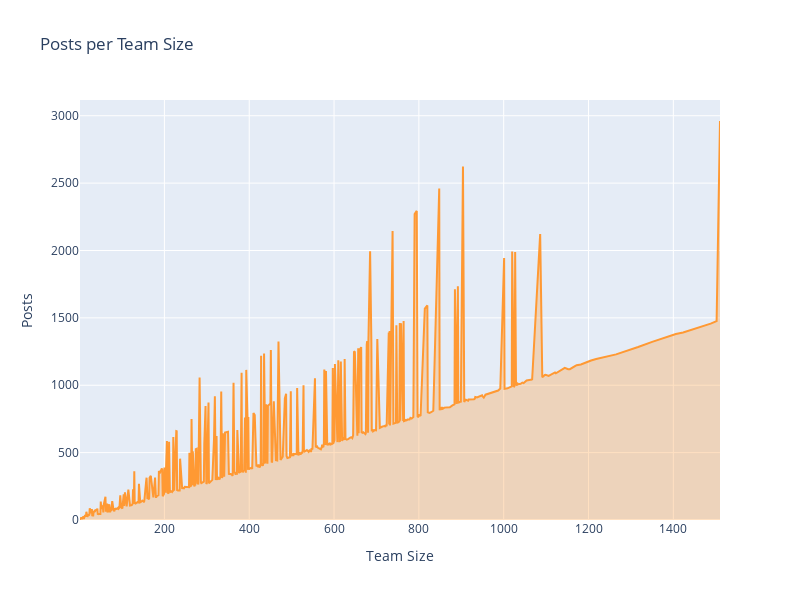

Here is the notebook cell this chart was saved with:
### Code cell
# Posts per Team Size
layout = cf.Layout(
    height = 600,width = 800,
    yaxis = dict(title = 'Posts'),
    xaxis = dict(title = 'Team Size'),
    title = 'Posts per Team Size'
)

fig = df.groupby(['users'],as_index=True)['posts'].sum().\
    iplot(kind='scatter',fill=True,width=2,asFigure=True,layout = layout)
fig.show()

### Figure 1 — Plotly figure (JSON) as saved in the notebook; plotly's stock layout.template omitted (floating-point values rounded to 4 significant figures; data arrays with more than 128 entries replaced by an {"elided": "..."} marker saying what was removed)
{"data": [{"fill": "tozeroy", "fillcolor": "rgba(255, 153, 51, 0.3)", "line": {"color": "rgba(255, 153, 51, 1.0)", "dash": "solid", "shape": "linear", "width": 2}, "mode": "lines", "name": "posts", "text": "", "type": "scatter", "x": {"elided": "504 int values"}, "y": {"elided": "504 int values"}}], "layout": {"height": 600, "title": {"text": "Posts per Team Size"}, "width": 800, "xaxis": {"autorange": true, "range": [1, 1510], "title": {"text": "Team Size"}, "type": "linear"}, "yaxis": {"autorange": true, "range": [0, 3117.0], "title": {"text": "Posts"}, "type": "linear"}}}
